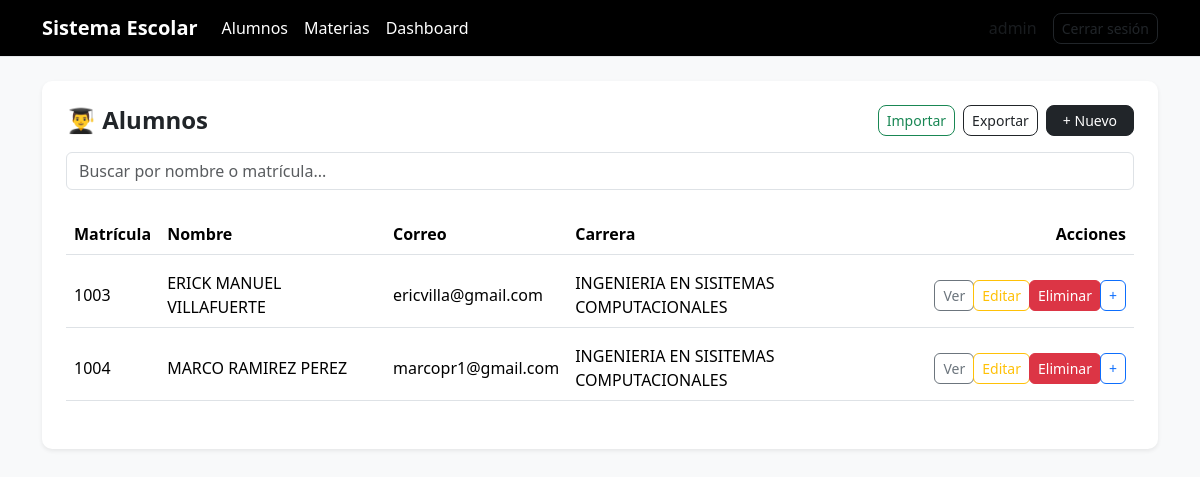
Page /alumnos/ (signed in) on the committed database.
### alumnos/models.py (models this page shows, shortened)
class Alumno(models.Model):
    matricula = models.IntegerField(unique=True)
    nombre = models.CharField(max_length=100)
    correo = models.EmailField(unique=True)
    carrera = models.CharField(max_length=100)
    materias = models.ManyToManyField(Materia, blank=True)

### alumnos/views.py (the view)
# urls.py: path('', views.lista_alumnos, name='lista_alumnos'),
@login_required
def lista_alumnos(request):
    if hasattr(request.user, 'alumno'):
        alumnos = [request.user.alumno]
    else:
        alumnos = Alumno.objects.all()
    return render(request, 'alumnos/lista_alumnos.html', {
        'alumnos': alumnos
    })

### alumnos/templates/alumnos/lista_alumnos.html (shortened to what this page needs)
{% extends 'base.html' %}
{% block content %}
<div class="card p-4 shadow-sm">
    <div class="d-flex justify-content-between align-items-center mb-3">
        <h4 class="mb-0 fw-semibold">
            👨‍🎓 Alumnos
        </h4>
        <div class="d-flex gap-2 align-items-start">
             {% if perms.alumnos.add_alumno %}
            <button class="btn btn-outline-success btn-sm"
                    data-bs-toggle="modal"
                    data-bs-target="#modalImportar">
                Importar
            </button>
            {% endif %}
            <a href="/alumnos/exportar-excel/"
               class="btn btn-outline-dark btn-sm">
                Exportar
            </a>
            {% if perms.alumnos.add_alumno %}
            <a href="/alumnos/crear/"
               class="btn btn-dark btn-sm px-3">
                + Nuevo
            </a>
            {% endif %}
        </div>
    </div>
    <form method="GET" class="mb-3">
        <input type="text"
               name="q"
               class="form-control"
               placeholder="Buscar por nombre o matrícula..."
               value="{{ request.GET.q }}">
    </form>
    <div class="table-responsive">
        <table class="table align-middle table-hover">
            <thead class="text-muted">
                <tr>
                    <th>Matrícula</th>
                    <th>Nombre</th>
                    <th>Correo</th>
                    <th>Carrera</th>
                    <th class="text-end">Acciones</th>
                </tr>
            </thead>
            <tbody>
                {% for alumno in alumnos %}
                <tr class="fila-hover">
                    <td>{{ alumno.matricula }}</td>
                    <td>{{ alumno.nombre }}</td>
                    <td>{{ alumno.correo }}</td>
                    <td>{{ alumno.carrera }}</td>
                    <td class="text-end">
                        <div class="btn-group">
                            <a href="/alumnos/detalle/{{ alumno.id }}/"
                               class="btn btn-outline-secondary btn-sm">
                                Ver
                            </a>
                            {% if perms.alumnos.change_alumno %}
                            <a href="/alumnos/editar/{{ alumno.id }}/"
                               class="btn btn-outline-warning btn-sm">
                                Editar
                            </a>
                            {% endif %}
                            <button class="btn btn-danger btn-sm"
                            data-bs-toggle="modal"
                            data-bs-target="#modalEliminar{{ alumno.id }}">
                             Eliminar
                            </button>
                            {% if perms.alumnos.add_calificacion %}
                            <a href="/alumnos/calificaciones/crear/{{ alumno.id }}/"
                               class="btn btn-outline-primary btn-sm">
                                +
                            </a>
                            {% endif %}
                        </div>
                    </td>
                </tr>
                {% empty %}
                <tr>
                    <td colspan="5" class="text-center text-muted">
                        No hay alumnos registrados
                    </td>
                </tr>
                {% endfor %}
            </tbody>
        </table>
    </div>
</div>
{% endblock %}

### alumnos/templates/base.html (shortened to what this page needs)
<!DOCTYPE html>
<html lang="es">
<head>
    <link href="https://cdn.jsdelivr.net/npm/bootstrap@5.3.7/dist/css/bootstrap.min.css" rel="stylesheet">
</head>
<body>
{% if user.is_authenticated %}
<nav class="navbar navbar-expand-lg">
    <div class="container">
        <a class="navbar-brand" href="/alumnos/">
            Sistema Escolar
        </a>
        <div class="collapse navbar-collapse">
            <ul class="navbar-nav me-auto">
                {% if perms.alumnos.view_alumno %}
                <li class="nav-item">
                    <a class="nav-link" href="/alumnos/">
                        Alumnos
                    </a>
                </li>
                {% endif %}
                {% if perms.alumnos.view_materia %}
                <li class="nav-item">
                    <a class="nav-link" href="/alumnos/materias/">
                        Materias
                    </a>
                </li>
                {% endif %}
                <li class="nav-item">
                    <a class="nav-link" href="/alumnos/dashboard/">
                        Dashboard
                    </a>
                </li>
            </ul>
            <span class="me-3 text-muted">
                {{ request.user.username }}
            </span>
            <a href="/logout/" class="btn btn-outline-dark btn-sm">
                Cerrar sesión
            </a>
        </div>
    </div>
</nav>
{% endif %}
<div class="container mt-4">
    {% block content %}
    {% endblock %}
</div>
</body>
</html>

### alumnos/templates/base.html (style rules this page uses)
body { background-color: #f8f9fa; }
.navbar { background-color: black; border-bottom: 1px solid #e5e7eb; }
.navbar-brand { font-weight: bold; color: white; }
.nav-link { color: white; }
.card { border: none; border-radius: 10px; }
.btn { border-radius: 8px; }
.table { border-collapse: separate; border-spacing: 0 8px; }
.table tr { background-color: white; border-radius: 8px; }
.btn-group .btn { border-radius: 6px !important; }

### rows in the picture
Alumno: matricula "1003", nombre "ERICK MANUEL VILLAFUERTE", correo "ericvilla@gmail.com", carrera "INGENIERIA EN SISITEMAS COMPUTACIONALES"
Alumno: matricula "1004", nombre "MARCO RAMIREZ PEREZ", correo "marcopr1@gmail.com", carrera "INGENIERIA EN SISITEMAS COMPUTACIONALES"

### other values in the picture
{{ request.user.username }} "admin"
